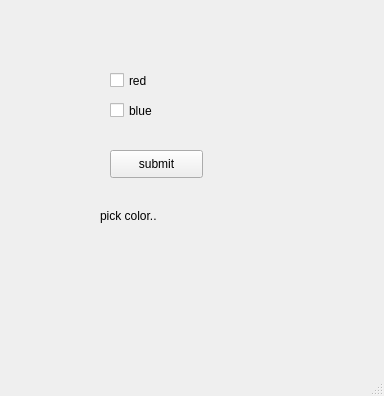
<?xml version="1.0" encoding="UTF-8"?>
<ui version="4.0">
 <class>MainWindow</class>
 <widget class="QMainWindow" name="MainWindow">
  <property name="geometry">
   <rect>
    <x>0</x>
    <y>0</y>
    <width>384</width>
    <height>396</height>
   </rect>
  </property>
  <property name="windowTitle">
   <string>MainWindow</string>
  </property>
  <widget class="QWidget" name="centralwidget">
   <widget class="QCheckBox" name="red_checkBox">
    <property name="geometry">
     <rect>
      <x>110</x>
      <y>70</y>
      <width>91</width>
      <height>21</height>
     </rect>
    </property>
    <property name="text">
     <string>red</string>
    </property>
   </widget>
   <widget class="QCheckBox" name="blue_checkBox">
    <property name="geometry">
     <rect>
      <x>110</x>
      <y>100</y>
      <width>91</width>
      <height>21</height>
     </rect>
    </property>
    <property name="text">
     <string>blue</string>
    </property>
   </widget>
   <widget class="QPushButton" name="pushButton">
    <property name="geometry">
     <rect>
      <x>110</x>
      <y>150</y>
      <width>93</width>
      <height>28</height>
     </rect>
    </property>
    <property name="text">
     <string>submit</string>
    </property>
   </widget>
   <widget class="QLabel" name="label">
    <property name="geometry">
     <rect>
      <x>100</x>
      <y>200</y>
      <width>131</width>
      <height>31</height>
     </rect>
    </property>
    <property name="text">
     <string>pick color..</string>
    </property>
   </widget>
  </widget>
  <widget class="QMenuBar" name="menubar">
   <property name="geometry">
    <rect>
     <x>0</x>
     <y>0</y>
     <width>384</width>
     <height>26</height>
    </rect>
   </property>
  </widget>
  <widget class="QStatusBar" name="statusbar"/>
 </widget>
 <resources/>
 <connections/>
</ui>
